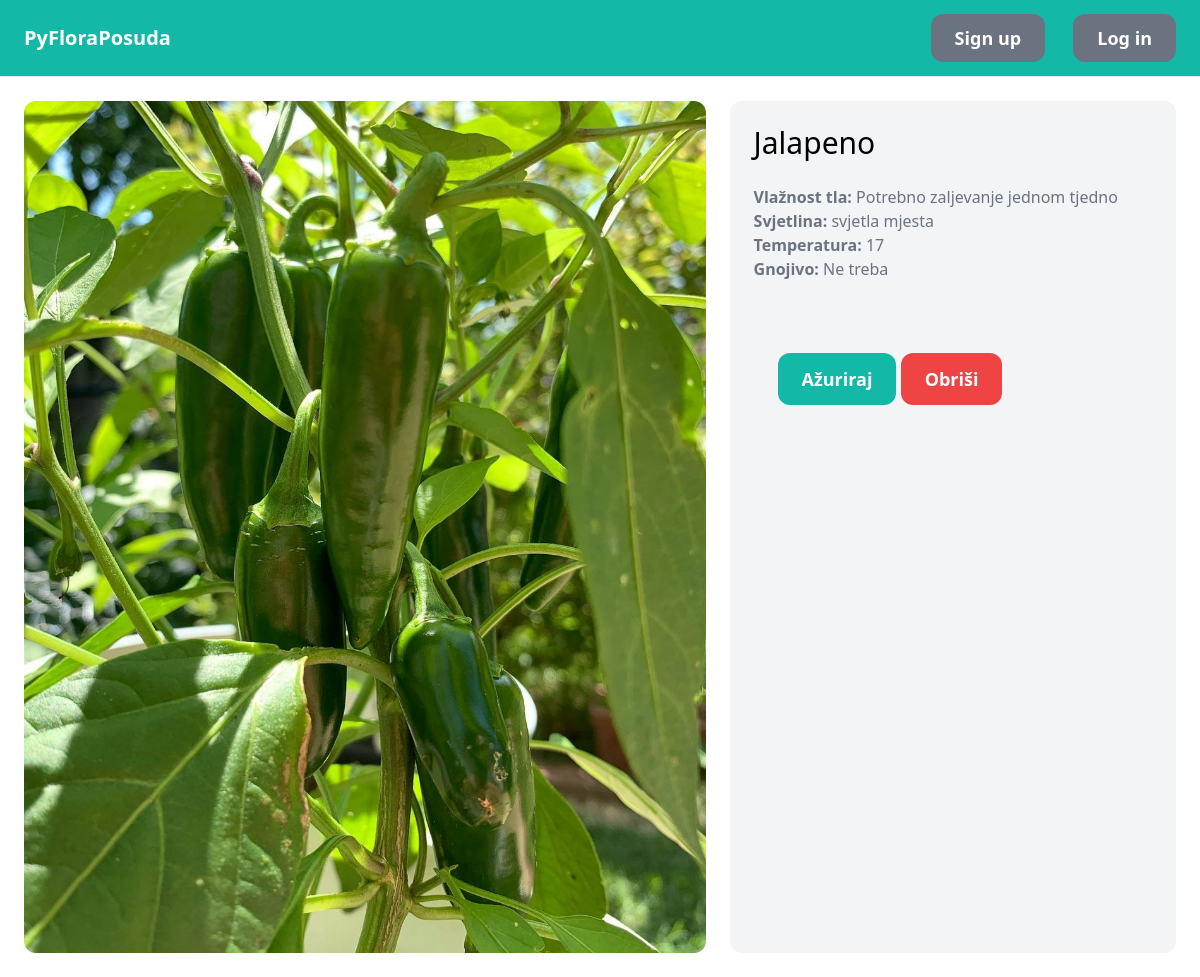
Screenshot of /biljke/6/ with the database file from the repository.
### plant/models.py (models this page shows, shortened)
class Plant(models.Model):
    name = models.CharField(max_length=255)
    image = models.ImageField(upload_to='plant_images')
    humidity = models.CharField(max_length=255)
    brightness = models.CharField(max_length=255)
    temperature = models.CharField(max_length=255)
    substrate = models.CharField(max_length=255)

### plant/views.py (the view)
# urls.py: path('<int:pk>/', views.detail, name='detail'),
def detail(request: HttpRequest, pk: int) -> HttpResponse:
    plant = get_object_or_404(Plant, pk=pk)
    return render(request, 'plants/detail.html', {
        'plant': plant,
    })

### plant/templates/plants/detail.html (shortened to what this page needs)
{% extends 'core/base.html' %}
{% block content %}
<div class="grid grid-cols-5 gap-6">
    <div class="col-span-3">
        <img src="{{ plant.image.url }}" class="rounded-xl">
    </div>
    <div class="col-span-2 p-6 bg-gray-100 rounded-xl">
        <h1 class="mb-6 text-3xl">{{ plant.name}}</h1>
        <p class="text-gray-500"><strong>Vlažnost tla: </strong>{{ plant.humidity }}</p>
        <p class="text-gray-500"><strong>Svjetlina: </strong>{{ plant.brightness }}</p>
        <p class="text-gray-500"><strong>Temperatura: </strong>{{ plant.temperature }}</p>
        <p class="text-gray-500"><strong>Gnojivo: </strong>{{ plant.substrate }}</p>
        <div class="mt-6 p-6 pb-white rounded-xl">
            <a href= "{% url 'plant:edit' plant.id %}" class="inline-block mt-6 px-6 py-3 text-lg font-semibold bg-teal-500 text-white rounded-xl">Ažuriraj</a>
            <a href= "{% url 'plant:delete' plant.id %}" class="inline-block mt-6 px-6 py-3 text-lg font-semibold bg-red-500 text-white rounded-xl">Obriši</a>
        </div>
    </div>
</div>
{% endblock %}

### rows the page displays
Plant: image (picture), name "Jalapeno", humidity "Potrebno zaljevanje jednom tjedno", brightness "svjetla mjesta", temperature "17", substrate "Ne treba"
